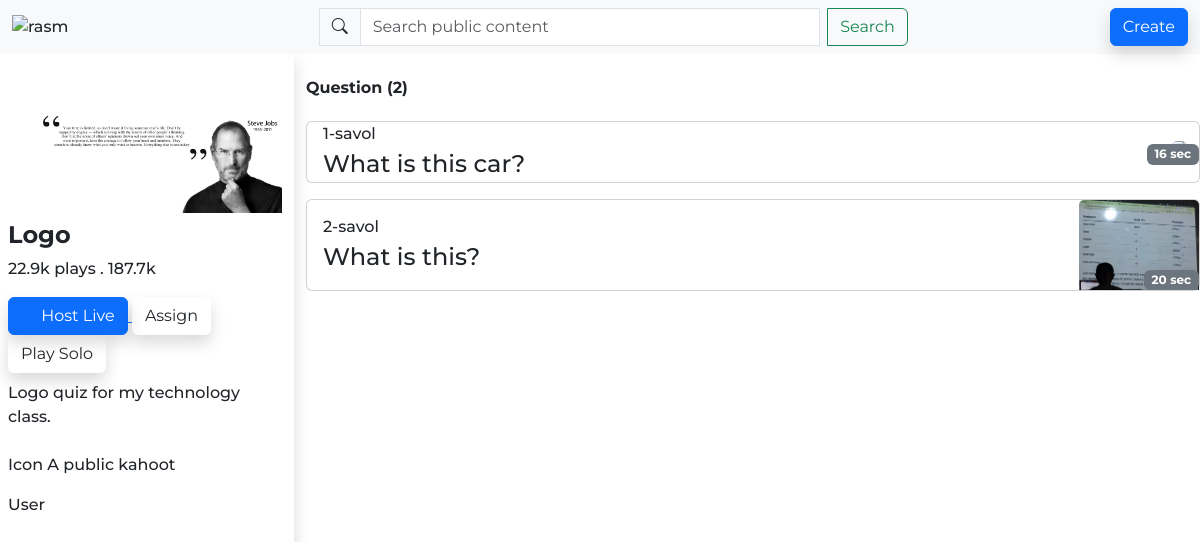
The page /detail/4 on the database its author committed.
### kahoot/models.py (models this page shows, shortened)
class Category(models.Model):
    author = models.CharField(max_length=100)
    logo = models.ImageField(upload_to='cat_logo/')
    title = models.CharField(max_length=100, unique=True)
    description = models.TextField(blank=True, null=True)

class Question(models.Model):
    category = models.ForeignKey(Category, on_delete=models.CASCADE, related_name='questions')
    logo = models.ImageField(upload_to='quiz_logo/')
    question = models.CharField(max_length=300)
    time = models.PositiveSmallIntegerField(default=10)

### kahoot/views.py (the view)
# urls.py: path('detail/<int:pk>', views.detail_view, name='detail-view'),  # kategoriyaga tegishli savollarni ko'rish uchun.
def detail_view(request, pk):
    category = get_object_or_404(Category, id=pk)
    context = {
        'category': category,
    }
    return render(request, 'kahoot/detail.html', context)

### templates/kahoot/detail.html (shortened to what this page needs)
{% extends '_base.html' %}
{% load static %}
{% block content %}
    <div class="row">
        <div class="col-3 shadow" style="min-height: 100vh!important;">
            <img class="img-fluid"
                 src="{{ category.logo.url }}"
                 alt="rasm">
            <div class="p-2">
                <h4 class="fw-bold">Logo</h4>
                <p>22.9k plays . 187.7k</p>
                <a href="{% url 'create_game' %}">
                    <button class="btn btn-primary shadow">
                        Host Live
                    </button>
                </a>
                <button class="btn btn-body-tertiary shadow">Assign</button>
                <button class="btn btn-body-tertiary shadow">Play Solo</button>
                <p class="py-2">Logo quiz for my technology class.</p>
                <p> Icon A public kahoot</p>
                User
            </div>
        </div>
        <div class="col-9">
            <h6 class="my-2 my-4"><b>Question ({{ category.questions.all.count }}) </b></h6>
            <div class="accordion accordion-flush" id="accordionFlushExample">
                {% for quiz in category.questions.all %}
                    <div class="card w-100 mb-3" style="width: 18rem;" data-bs-toggle="collapse"
                         data-bs-target="#flush-collapse{{ quiz.id }}" aria-expanded="false"
                         aria-controls="flush-collapseOne">
                        <div class="card-body d-flex justify-content-between align-items-center p-0">
                            <p class="w-75 px-3 m-0">
                                <span>{{ forloop.counter }}-savol</span>
                                <br>
                                <span class="fs-4">{{ quiz.question }}</span>
                            </p>
                            <div class="position-relative">
                                <img src="{{ quiz.logo.url }}"
                                     class="card-img-top w-100" alt="..." style=" max-width: 200px; max-height: 90px;">
                                <span class="badge text-bg-secondary position-absolute bottom-0 end-0">{{ quiz.time }} sec</span>
                            </div>
                        </div>
                    </div>
                {% endfor %}
            </div>
        </div>
    </div>
{% endblock %}

### kahoot/static/css/style.css (style rules this page uses)
* { margin: 0; padding: 0; box-sizing: border-box; }
body { font-family: "Montserrat", sans-serif; font-optical-sizing: auto; font-weight: 500; font-style: normal; }

### rows shown on the page
Category: logo (picture), questions.all.count "2"
Question: question "What is this car?", time "16"
Question: question "What is this?", logo (picture), time "20"
